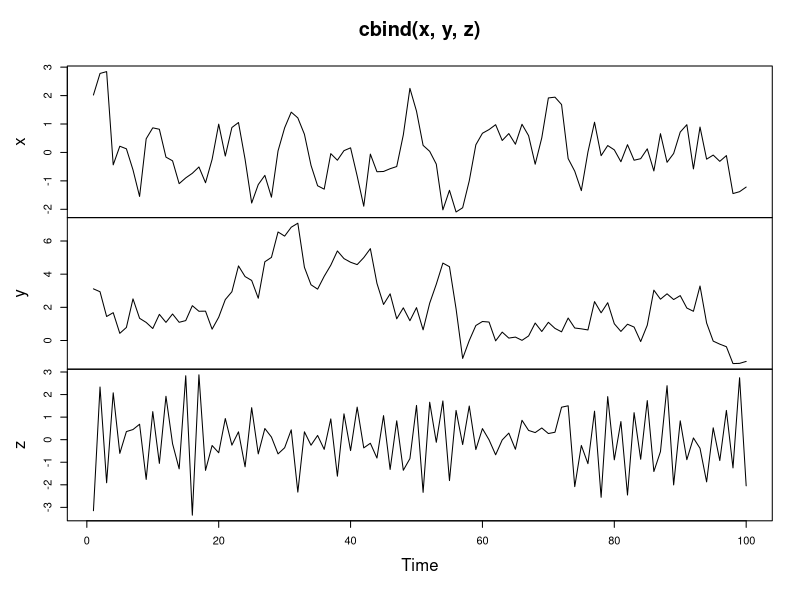
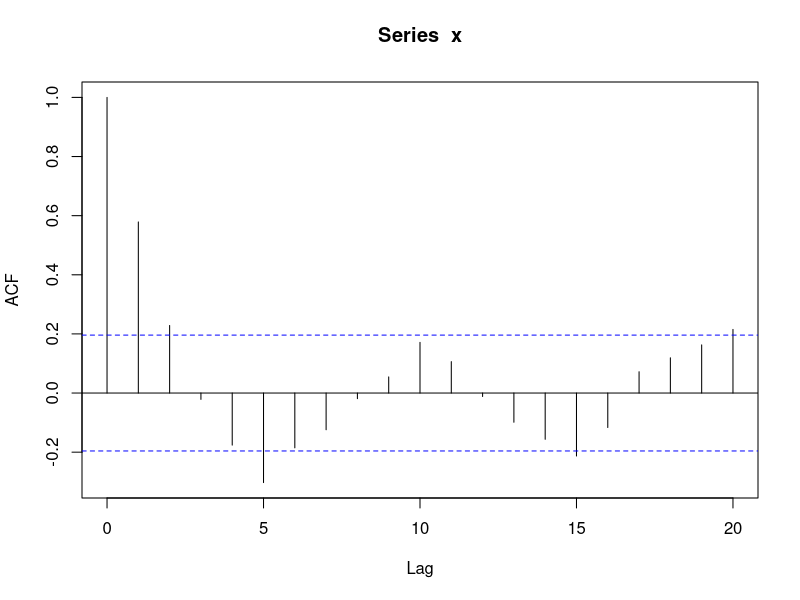
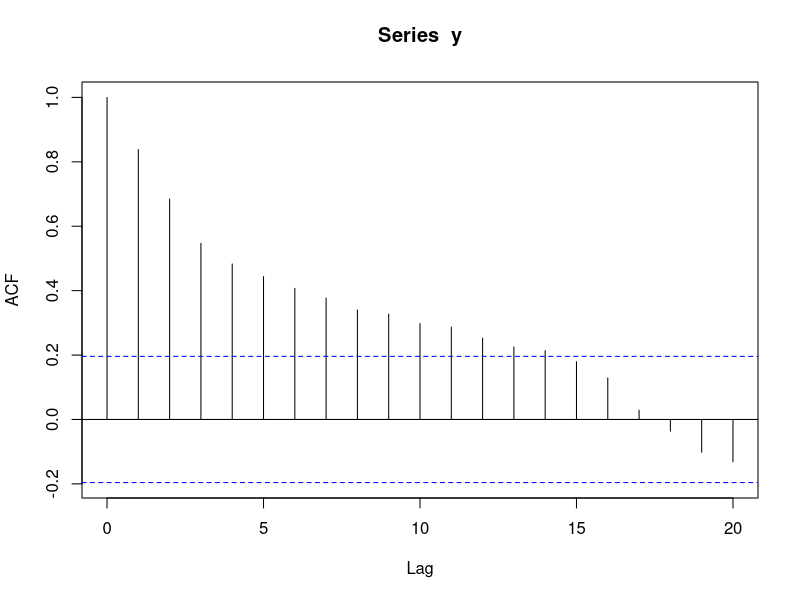
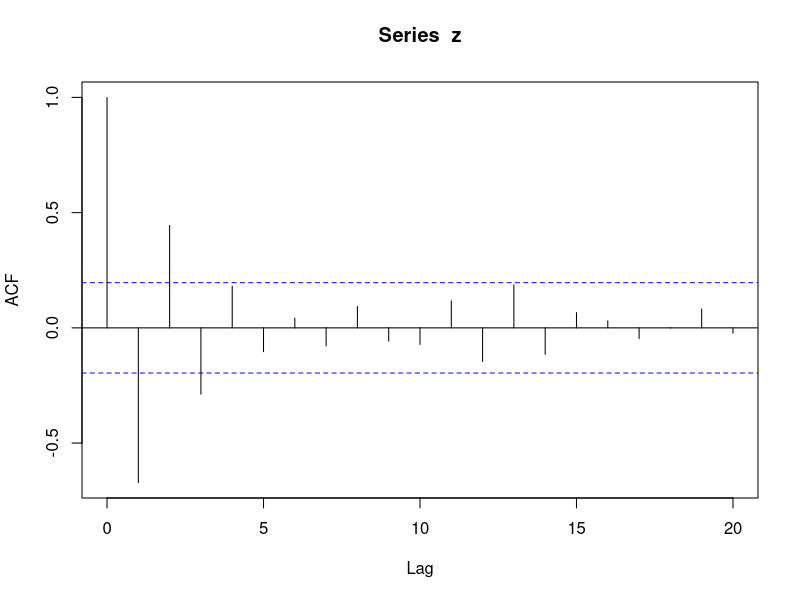
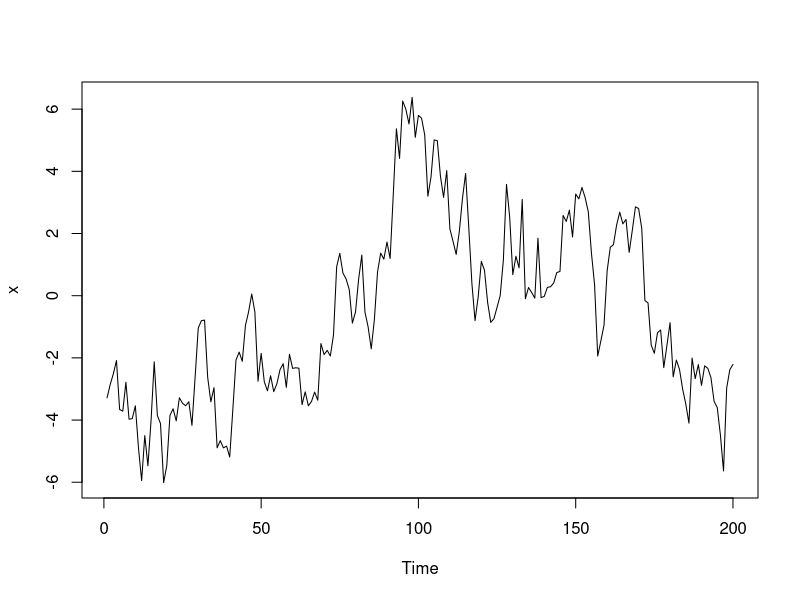
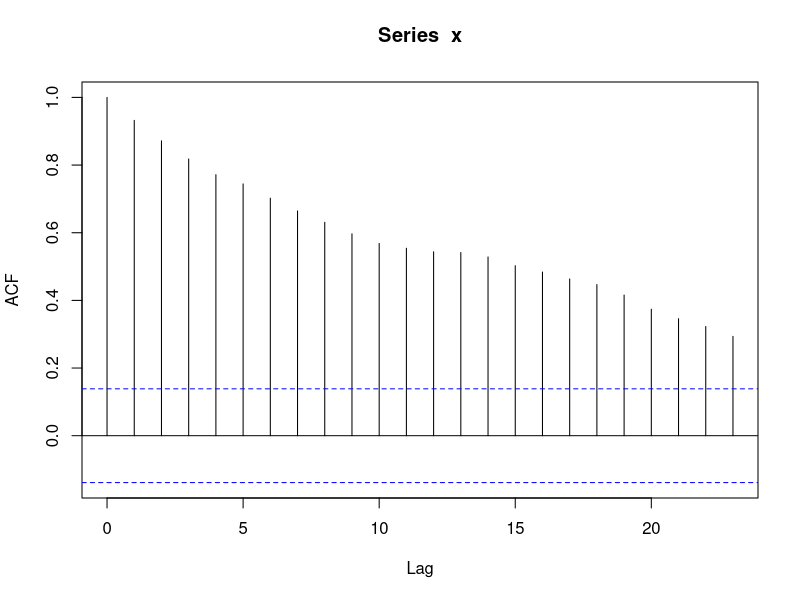
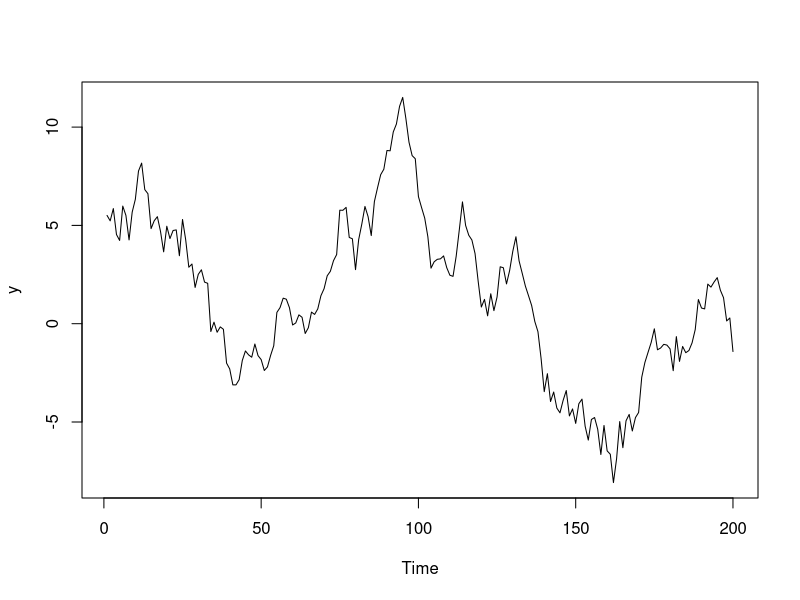
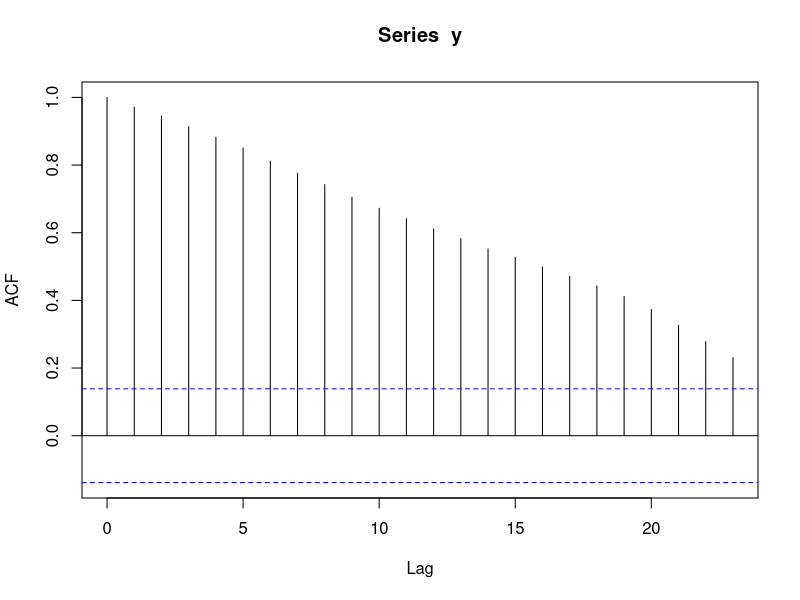

These figures' R source, in order: (Note: this script raises an error after producing the figures.)
library(tidyverse)
library(stringr)
library(purrr)
library(lubridate)
library(readr)
library(forecast)

setwd("C:/Users/Ghozy Haqqoni/Documents/!Kuliah/Semester 5 - DS/Time Series/datas/")

#########
#CHAPTER 4
#########

####Simulate the autoregressive model####
# Simulate an AR model with 0.5 slope
x <- arima.sim(model = list(ar = 0.5), n = 100)
# Simulate an AR model with 0.9 slope
y <- arima.sim(model = list(ar = 0.9), 100)
# Simulate an AR model with -0.75 slope
z <- arima.sim(model = list(ar = -0.75), 100)
# Plot your simulated data
plot.ts(cbind(x, y, z))
####

####Estimate the autocorrelation function (ACF) for an autoregression####
# Calculate the ACF for x
acf(x)
# Calculate the ACF for y
acf(y)
# Calculate the ACF for z
acf(z)
####

####Compare the random walk (RW) and autoregressive (AR) models####
# Simulate and plot AR model with slope 0.9 
x <- arima.sim(model = list(ar =.9), n = 200)
ts.plot(x)
acf(x)
# Simulate and plot AR model with slope 0.98
y <- arima.sim(model = list(ar =.98), n = 200)
ts.plot(y)
acf(y)
# Simulate and plot RW model (diff = 1)
z <- arima.sim(model = list(order = c(0,1,0)), n = 200)
ts.plot(z)
acf(z)
####

####################################################
####AR Model Estimation and Forecasting#### <- video
#load data
data(Mishkin, package = "Ecdat")
class(Mishkin)
View(Mishkin)
#make inflation -> ts
inflation <- as.ts(Mishkin[,1])
class(inflation)
#AR Processes: Inflation Rate
ts.plot(inflation); acf(inflation)
#AR Model: Inflation Rate
library(forecast)
AR_inflation2 <- arima(inflation, order = c(1,0,0))
AR_inflation2
#AR Processes: Fitted Values 
ts.plot(inflation)
AR_inflation_fitted2 <- inflation - residuals(AR_inflation2)
points(AR_inflation_fitted2, type = "l", col = "red",
       lty = 2)
#forecasting
predict(AR_inflation2) #1-step ahead forecasts
predict(AR_inflation2, n.ahead = 5) #n-step ahead forecasts
####
####################################################

####Estimate the autoregressive (AR) model####
# Fit the AR model to x
arima(x, order = c(1,0,0))
# Copy and paste the slope (ar1) estimate
0.8575
# Copy and paste the slope mean (intercept) estimate
-0.0948
# Copy and paste the innovation variance (sigma^2) estimate
1.022
# Fit the AR model to AirPassengers
AR <- arima(AirPassengers, order = c(1,0,0))
print(AR)
# Run the following commands to plot the series and fitted values
ts.plot(AirPassengers)
AR_fitted <- AirPassengers - residuals(AR)
print(AR_fitted)
points(AR_fitted, type = "l", col = 2, lty = 2)
####

####Simple forecasts from an estimated AR model####
data("Nile")
# Fit an AR model to Nile
AR_fit <-arima(Nile, order  = c(1,0,0))
print(AR_fit)
# Use predict() to make a 1-step forecast
predict_AR <- predict(AR_fit)
# Obtain the 1-step forecast using $pred[1]
predict_AR$pred[1]
# Use predict to make 1-step through 10-step forecasts
predict(AR_fit, n.ahead = 10)
# Run to plot the Nile series plus the forecast and 95% prediction intervals
ts.plot(Nile, xlim = c(1871, 1980))
AR_forecast <- predict(AR_fit, n.ahead = 10)$pred
AR_forecast_se <- predict(AR_fit, n.ahead = 10)$se
points(AR_forecast, type = "l", col = 2)
points(AR_forecast - 2*AR_forecast_se, type = "l", col = 2, lty = 2)
points(AR_forecast + 2*AR_forecast_se, type = "l", col = 2, lty = 2)
####

#########
#CHAPTER 5
#########

#The Simple Moving Average Model

####Simulate the simple moving average model####
# Generate MA model with slope 0.5
x <- arima.sim(model = list(ma = 0.5), n = 100)
# Generate MA model with slope 0.9
y <- arima.sim(model = list(ma = 0.9), n = 100)
# Generate MA model with slope -0.5
z <- arima.sim(model = list(ma = -0.5), n = 100) 
# Plot all three models together
plot.ts(cbind(x, y, z))
####

####Estimate the autocorrelation function (ACF) for a moving average####
# Calculate ACF for x
acf(x)
# Calculate ACF for y
acf(y)
# Calculate ACF for z
acf(z)
####

####################################################
####MA Model Estimation and Forecasting
#load data
data(Mishkin, package = "Ecdat")
class(Mishkin)
View(Mishkin)
#make inflation -> ts
inflation <- as.ts(Mishkin[,1])
class(inflation)
#MA Processes: Changes (diff) in Inflation Rate
inflation_diff <- diff(inflation)
ts.plot(inflation); ts.plot(inflation_diff)
acf(inflation_diff, lag.max=24)
#MA Model
MA_inflation_diff <- arima(inflation_diff, order=c(0,0,1))
MA_inflation_diff
#MA Processes: Fitted Value
ts.plot(inflation_diff)
MA_inflation_diff_fitted <- inflation_diff - residuals(MA_inflation_diff)
points(MA_inflation_diff_fitted, type="l",
       col = "red", lty = 2)
#forecast
predict(MA_inflation_diff, n.ahead = 5)
####################################################

####Estimate the simple moving average model####
# Fit the MA model to x
arima(x, order = c(0,0,1))
# Paste the slope (ma1) estimate below
.7928
# Paste the slope mean (intercept) estimate below
.1589
# Paste the innovation variance (sigma^2) estimate below
.9576
# Fit the MA model to Nile
data("Nile")
MA <- arima(Nile, order = c(0,0,1))
print(MA)
AIC(MA); BIC(MA)
# Plot Nile and MA_fit 
ts.plot(Nile)
MA_fit <- Nile - resid(MA)
points(MA_fit, type = "l", col = 2, lty = 2)
####

####Simple forecasts from an estimated MA model####
# Make a 1-step forecast based on MA
predict_MA <- predict(MA)
predict_MA
# Obtain the 1-step forecast using $pred[1]
predict_MA$pred[1]
# Make a 1-step through 10-step forecast based on MA
predict(MA, 10)
# Plot the Nile series plus the forecast and 95% prediction intervals
ts.plot(Nile, xlim = c(1871, 1980))
MA_forecasts <- predict(MA, n.ahead = 10)$pred
MA_forecast_se <- predict(MA, n.ahead = 10)$se
points(MA_forecasts, type = "l", col = 2)
points(MA_forecasts - 2*MA_forecast_se, type = "l", col = 2, lty = 2)
points(MA_forecasts + 2*MA_forecast_se, type = "l", col = 2, lty = 2)
####

#Compare the AR and MA Models

####AR vs MA models####
# Find correlation between AR_fit and MA_fit
cor(AR_fit, MA_fit)
# Find AIC of AR
AIC(AR)
# Find AIC of MA
AIC(MA)
# Find BIC of AR
BIC(AR)
# Find BIC of MA
BIC(MA)
####
